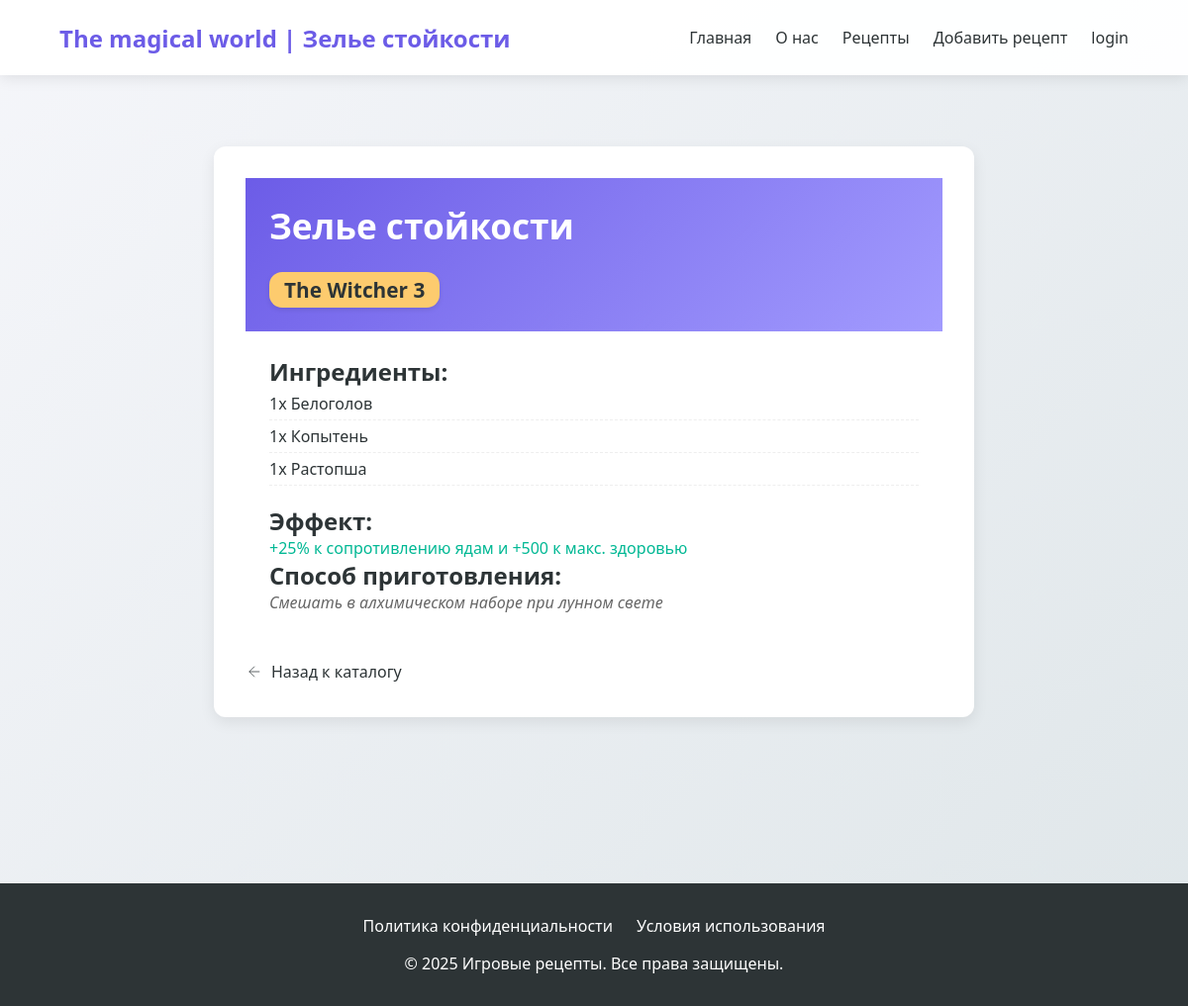
The app's page /recipe/zelie-stoikosti/ with its own data.
### star/models.py (models this page shows, shortened)
class recipe(models.Model):
    title = models.CharField(max_length = 255, verbose_name = 'Название')
    slug = models.SlugField(max_length = 255, unique = True, db_index = True, verbose_name = 'slug')
    game = models.CharField(max_length = 255, verbose_name = 'Название игры')
    ingredients = models.JSONField(default =list, blank = True, verbose_name = 'Ингредиенты')
    effect = models.CharField(max_length = 255, verbose_name = 'Эффект')
    preparation = models.CharField(max_length = 255, verbose_name = 'Способ приготовления')
    time_create = models.DateTimeField(auto_now_add = True, verbose_name = 'Время создания')
    time_update = models.DateTimeField(auto_now = True, verbose_name = 'Время изменение')
    cat = models.ForeignKey('Category', on_delete = models.PROTECT, verbose_name = 'Категория')
    class Meta:
        verbose_name = 'Лучшие рецепты'
        verbose_name_plural = 'Лучшие рецепты'
        ordering = ['time_create']
        indexes = [
            models.Index(fields = ['time_create'])
        ]

### star/views.py (the view)
# urls.py: path('recipe/<slug:recipe_slug>/', views.show_recipe, name='recipe'),
def show_recipe(request, recipe_slug):
    recipe_obj  = get_object_or_404(recipe, slug = recipe_slug)
    recipe_data ={
            'id': recipe_obj.id,
            'title': recipe_obj.title,
            'game': recipe_obj.game,
            'ingredients': recipe_obj.ingredients,
            'effect': recipe_obj.effect,
            'preparation': recipe_obj.preparation,
            'cat': recipe_obj.cat,
    }
    context = {
        'recipe': recipe_data,
        'title': recipe_obj.title,  # Add this line
    }
    return render(request, 'star/recipe.html', context)

### star/templates/star/recipe.html (shortened to what this page needs)
{% extends 'star/base.html' %}
{% load static %}
{% block content %}
<section class="recipe-detail-section">
    <link type="text/css" href="{% static 'star/css/recipe.css' %}" rel="stylesheet">
    <div class="recipe-card detailed">
        <div class="recipe-header">
            <h1>{{ recipe.title }}</h1>
            <span class="recipe-game-badge">{{ recipe.game }}</span>
        </div>
        <div class="recipe-content">
            <div class="ingredients">
                <h2>Ингредиенты:</h2>
                <ul>
                    {% for ingredient in recipe.ingredients %}
                    <li>{{ ingredient }}</li>
                    {% endfor %}
                </ul>
            </div>
            <div class="recipe-effects">
                <h2>Эффект:</h2>
                <p>{{ recipe.effect }}</p>
            </div>
            <div class="preparation">
                <h2>Способ приготовления:</h2>
                <p>{{ recipe.preparation }}</p>
            </div>
        </div>
        <a href="{% url 'catalog' %}" class="back-btn">
            <svg width="18" height="18" viewBox="0 0 24 24" fill="none" stroke="currentColor">
                <path d="M19 12H5M12 19l-7-7 7-7"/>
            </svg>
            <span>Назад к каталогу</span>
        </a>
    </div>
</section>
{% endblock %}

### star/templates/star/base.html (shortened to what this page needs)
{% load static %}
<!DOCTYPE html>
<html lang="ru">
<head>
    <link type="text/css" href="{% static 'star/css/style.css' %}" rel="stylesheet">
</head>
<body>
    <header>
        <nav>
            <a href="{% url 'home' %}" class="logo">The magical world | {{ title }}</a>
            <div class="nav-links">
                <a href="{% url 'home' %}">Главная</a>
                <a href="{% url 'about' %}">О нас</a>
                <a href="{% url 'catalog' %}">Рецепты</a>
                <a href="{% url 'addpage' %}">Добавить рецепт</a>
                <a href="{% url 'login' %}">login</a>
            </div>
        </nav>
    </header>
    <main class="container">
        {% block content %}{% endblock %}
    </main>
    <footer>
        <div class="footer-links">
            <a href="#">Политика конфиденциальности</a>
            <a href="#">Условия использования</a>
        </div>
        <p>© 2025 Игровые рецепты. Все права защищены.</p>
    </footer>
</body>
</html>

### star/static/star/css/style.css (style rules this page uses)
:root { --primary: #6c5ce7; --secondary: #a29bfe; --dark: #2d3436; --light: #f5f6fa; --success: #00b894; --warning: #fdcb6e; --danger: #d63031; }
* { margin: 0; padding: 0; box-sizing: border-box; font-family: 'Segoe UI', Tahoma, Geneva, Verdana, sans-serif; }
body { background: linear-gradient(135deg, var(--light), #dfe6e9); min-height: 100vh; color: var(--dark); }
header { background: rgba(255, 255, 255, 0.95); box-shadow: 0 2px 15px rgba(0, 0, 0, 0.1); position: fixed; width: 100%; z-index: 1000; }
nav { display: flex; justify-content: space-between; align-items: center; padding: 1.2rem 5%; max-width: 1400px; margin: 0 auto; }
.logo { font-size: 1.5rem; font-weight: 700; color: var(--primary); text-decoration: none; }
.nav-links { display: flex; gap: 1.5rem; }
.nav-links a { color: var(--dark); text-decoration: none; font-weight: 500; padding: 0.5rem 0; position: relative; }
.nav-links a::after { content: ''; position: absolute; bottom: 0; left: 0; width: 0; height: 2px; background: var(--primary); transition: width 0.3s ease; }
.container { max-width: 1200px; margin: 0 auto; padding: 100px 20px 40px; }
footer { background: var(--dark); color: white; padding: 2rem 5%; text-align: center; margin-top: 3rem; }
.footer-links { display: flex; justify-content: center; gap: 1.5rem; margin-bottom: 1rem; }
.footer-links a { color: white; text-decoration: none; }
.recipe-card { background: white; border-radius: 12px; overflow: hidden; box-shadow: 0 5px 15px rgba(0, 0, 0, 0.08); transition: transform 0.3s ease, box-shadow 0.3s ease; }
.recipe-header { padding: 1.5rem; background: linear-gradient(135deg, var(--primary), var(--secondary)); color: white; position: relative; }
.recipe-content { padding: 1.5rem; }
.ingredients ul { list-style-type: none; margin-bottom: 1.2rem; }
.ingredients li { padding: 5px 0; border-bottom: 1px dashed #eee; }
.recipe-effects p { color: var(--success); font-weight: 500; }
.preparation p { font-style: italic; color: #666; }

### star/static/star/css/recipe.css (style rules this page uses)
.recipe-detail-section { max-width: 800px; margin: 2rem auto; padding: 1rem; }
.recipe-card.detailed { padding: 2rem; margin-bottom: 2rem; }
.recipe-card.detailed .recipe-header h1 { font-size: 2.2rem; margin-bottom: 0.5rem; }
.back-btn { display: inline-flex; align-items: center; gap: 0.5rem; margin-top: 1.5rem; color: var(--primary-color); text-decoration: none; font-weight: 500; }

### star/templates/star/recipe.html (style rules this page uses)
.recipe-game-badge { display: inline-block; background: var(--warning); color: var(--dark); padding: 4px 15px; border-radius: 13px; font-size: 1.3rem; font-weight: 700; margin-top: 15px; box-shadow: 0 2px 5px rgba(0,0,0,0.1); transition: all 0.3s ease; }

### records on screen
recipe: title "Зелье стойкости", game "The Witcher 3", effect "+25% к сопротивлению ядам и +500 к макс. здоровью", preparation "Смешать в алхимическом наборе при лунном свете"

### other values on screen
{{ ingredient }} "1x Белоголов" "1x Копытень" "1x Растопша"
